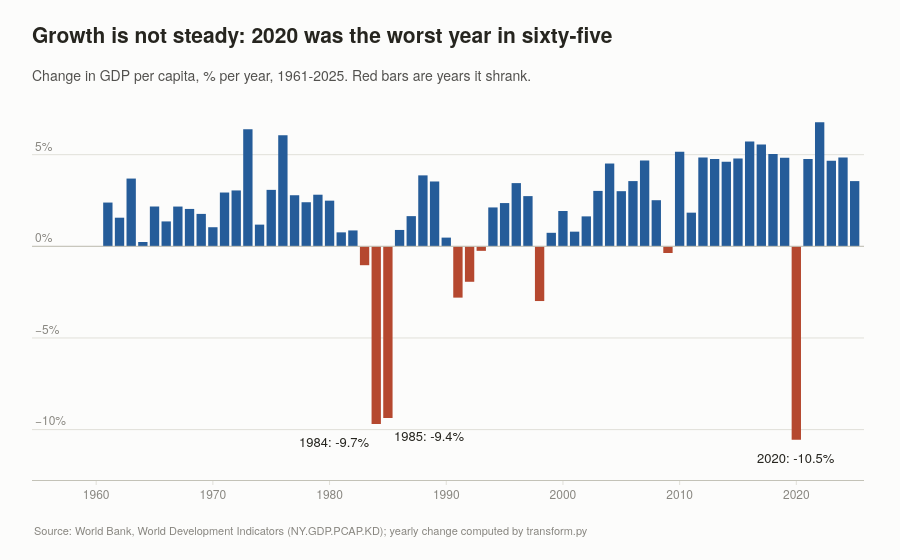

This figure's notebook cell:
### Markdown cell above
## 2. How steady that growth was

### Code cell
g = df["gdp_growth_pct"].dropna()
colors = [NEGATIVE if v < 0 else ACCENT for v in g.values]

fig = go.Figure()
fig.add_trace(go.Bar(
    x=g.index, y=g.values, marker_color=colors, marker_line_width=0,
    hovertemplate="%{x}: %{y:.2f}%<extra></extra>"))
fig.add_hline(y=0, line_color=BASELINE, line_width=1)

# 1984 and 1985 sit side by side, so their labels open outward from the pair.
for yr, anchor, dx in [(1984, "right", -4), (1985, "left", 4), (2020, "center", 0)]:
    fig.add_annotation(x=yr, y=g[yr], text=f"{yr}: {g[yr]:.1f}%", showarrow=False,
                       xanchor=anchor, yanchor="top", xshift=dx, yshift=-6,
                       font=dict(color=INK, size=13))

fig.update_layout(xaxis_title=None, yaxis_ticksuffix="%",
                  yaxis_range=[g.min() - 2.2, g.max() + 1], xaxis_range=[1954.5, 2025.8],
                  **INSIDE_Y)
headline(fig, "Growth is not steady: 2020 was the worst year in sixty-five",
         f"Change in GDP per capita, % per year, {g.index.min()}-{g.index.max()}. "
         "Red bars are years it shrank.",
         "World Bank, World Development Indicators (NY.GDP.PCAP.KD); "
         "yearly change computed by transform.py")
save(fig, "02-gdp-growth")
fig.show()

### Figure 1 — Plotly figure (JSON) as saved in the notebook; plotly's stock layout.template omitted (floating-point values rounded to 4 significant figures)
{"data": [{"hovertemplate": "%{x}: %{y:.2f}%<extra></extra>", "marker": {"color": ["#255c99", "#255c99", "#255c99", "#255c99", "#255c99", "#255c99", "#255c99", "#255c99", "#255c99", "#255c99", "#255c99", "#255c99", "#255c99", "#255c99", "#255c99", "#255c99", "#255c99", "#255c99", "#255c99", "#255c99", "#255c99", "#255c99", "#b5482f", "#b5482f", "#b5482f", "#255c99", "#255c99", "#255c99", "#255c99", "#255c99", "#b5482f", "#b5482f", "#b5482f", "#255c99", "#255c99", "#255c99", "#255c99", "#b5482f", "#255c99", "#255c99", "#255c99", "#255c99", "#255c99", "#255c99", "#255c99", "#255c99", "#255c99", "#255c99", "#b5482f", "#255c99", "#255c99", "#255c99", "#255c99", "#255c99", "#255c99", "#255c99", "#255c99", "#255c99", "#255c99", "#b5482f", "#255c99", "#255c99", "#255c99", "#255c99", "#255c99"], "line": {"width": 0}}, "type": "bar", "x": [1961, 1962, 1963, 1964, 1965, 1966, 1967, 1968, 1969, 1970, 1971, 1972, 1973, 1974, 1975, 1976, 1977, 1978, 1979, 1980, 1981, 1982, 1983, 1984, 1985, 1986, 1987, 1988, 1989, 1990, 1991, 1992, 1993, 1994, 1995, 1996, 1997, 1998, 1999, 2000, 2001, 2002, 2003, 2004, 2005, 2006, 2007, 2008, 2009, 2010, 2011, 2012, 2013, 2014, 2015, 2016, 2017, 2018, 2019, 2020, 2021, 2022, 2023, 2024, 2025], "y": [2.389, 1.563, 3.698, 0.2383, 2.173, 1.36, 2.171, 2.041, 1.77, 1.043, 2.936, 3.05, 6.391, 1.184, 3.082, 6.057, 2.788, 2.406, 2.817, 2.493, 0.7628, 0.8675, -1.029, -9.689, -9.367, 0.8938, 1.648, 3.872, 3.539, 0.476, -2.799, -1.934, -0.2459, 2.122, 2.361, 3.45, 2.741, -2.985, 0.7383, 1.928, 0.8008, 1.634, 3.025, 4.518, 3.009, 3.56, 4.688, 2.517, -0.363, 5.159, 1.838, 4.841, 4.763, 4.615, 4.787, 5.721, 5.562, 5.034, 4.836, -10.55, 4.762, 6.766, 4.668, 4.846, 3.559]}], "layout": {"annotations": [{"font": {"color": "#26251f", "size": 13}, "showarrow": false, "text": "1984: -9.7%", "x": 1984, "xanchor": "right", "xshift": -4, "y": -9.689, "yanchor": "top", "yshift": -6}, {"font": {"color": "#26251f", "size": 13}, "showarrow": false, "text": "1985: -9.4%", "x": 1985, "xanchor": "left", "xshift": 4, "y": -9.367, "yanchor": "top", "yshift": -6}, {"font": {"color": "#26251f", "size": 13}, "showarrow": false, "text": "2020: -10.5%", "x": 2020, "xanchor": "center", "xshift": 0, "y": -10.55, "yanchor": "top", "yshift": -6}, {"font": {"color": "#898781", "size": 11}, "showarrow": false, "text": "Source: World Bank, World Development Indicators (NY.GDP.PCAP.KD); yearly change computed by transform.py", "x": 0, "xanchor": "left", "xref": "paper", "xshift": 0, "y": 0, "yanchor": "top", "yref": "paper", "yshift": -40}], "shapes": [{"line": {"color": "#c3c2b7", "width": 1}, "type": "line", "x0": 0, "x1": 1, "xref": "x domain", "y0": 0, "y1": 0, "yref": "y"}], "title": {"subtitle": {"text": "Change in GDP per capita, % per year, 1961-2025. Red bars are years it shrank."}, "text": "Growth is not steady: 2020 was the worst year in sixty-five"}, "xaxis": {"dtick": 10, "range": [1954.0, 2026.0], "tick0": 1960, "title": {}}, "yaxis": {"range": [-12.75, 7.766], "ticklabelposition": "inside top", "ticksuffix": "%", "title": {}}}}
